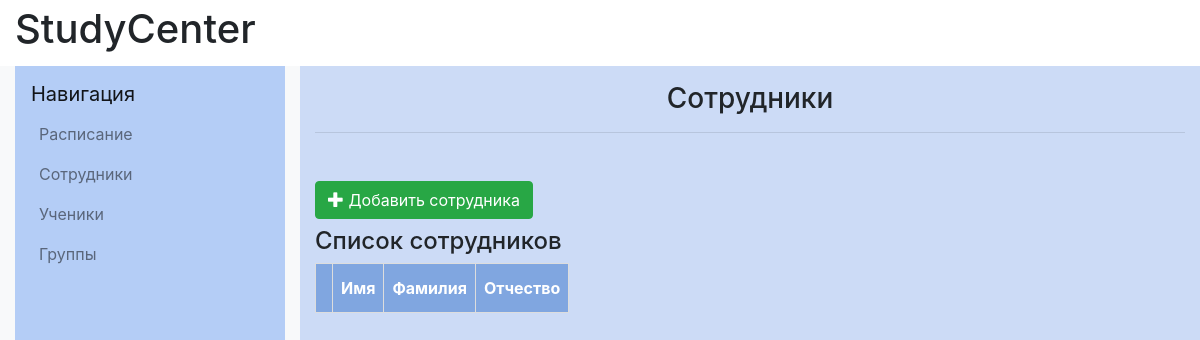
/workers/, run on an earlier commit of the app's database.
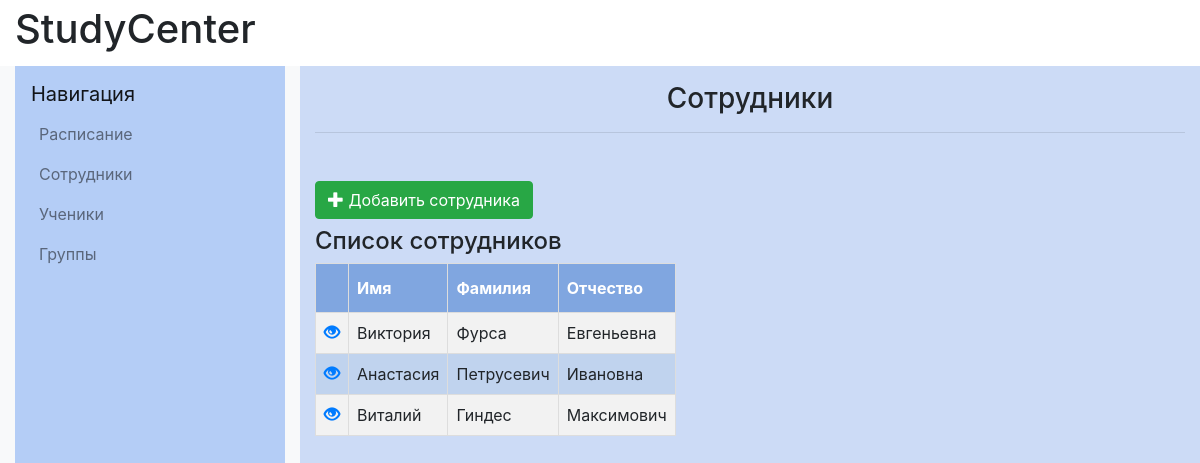
And on a later commit of the database.
### catalog/models.py (models this page shows, shortened)
class Worker(models.Model):
    firstname=models.CharField(max_length=20, verbose_name="Имя")
    lastname=models.CharField(max_length=20, verbose_name="Фамилия")
    fathername=models.CharField(max_length=20, verbose_name="Отчество")
    date_of_birth=models.DateField(verbose_name="Дата рождения")
    gender=models.IntegerField(validators=[MinValueValidator(0), MaxValueValidator(1)], verbose_name="Пол")
    subject = models.ManyToManyField(Subject, verbose_name="Дисциплины")
    phone_number=models.CharField(max_length=11,validators=[MinLengthValidator(11)], verbose_name="Номер телефона")
    email=models.EmailField(verbose_name="E-mail")
    objects=models.Manager()
    registration_date=models.DateField()
    DoesNotExist = models.Manager

### catalog/views.py (the view)
# urls.py: path('workers/', views.workers, name='workers'),
def workers(request):
    workers=Worker.objects.all()
    return render(request, "worker/workers.html",{"workers": workers})

### catalog/templates/worker/workers.html (shortened to what this page needs)
{% extends "base_generic.html" %}
{% block content%}
            <div class="col-md-8 col-lg-9 content-container" style="background-color: #ccdbf6">
                <h1 class="h3 text-center mt-3">Сотрудники</h1>
                <hr class="mb-5">
                <section >
                    <a class="btn btn-success" href="{% url 'worker_new' %}" class="top-menu"><span class="glyphicon glyphicon-plus"></span> Добавить сотрудника</a>
                    <h4>Список сотрудников</h4>
                    <table id="mytable">
                        <tr><th> </th></th><th>Имя</th><th>Фамилия</th><th>Отчество</th></tr>
                        {% for worker in workers %}
                        <tr><td><a href="{% url 'worker_detail' pk=worker.pk %}" class="top-menu"><span class="glyphicon glyphicon-eye-open"></span></a></td>
                            <td>{{ worker.firstname }}</td>
                            <td>{{ worker.lastname }}</td>
                            <td>{{ worker.fathername }}</td></tr>
                        {% endfor %}
                    </table>
                </section>
            </div>
{% endblock content %}

What changed in the data, as far as the page shows it:
added Worker: firstname "Виктория", lastname "Фурса", fathername "Евгеньевна"
added Worker: firstname "Анастасия", lastname "Петрусевич", fathername "Ивановна"
added Worker: firstname "Виталий", lastname "Гиндес", fathername "Максимович"
